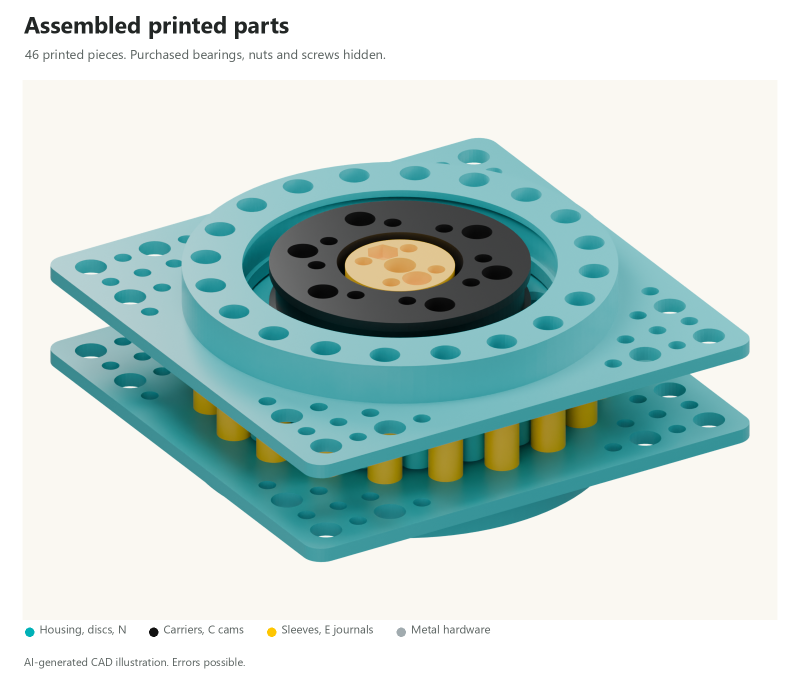
#> input picture presentation/images/printed-assembly.png, 1600 x 1360 px, given in place of supports.png, which was not available (shown at 1/2 size)
$ python nema17_geometry_preview.py ../presentation/images ../presentation/images/rounded.png
#> lines starting #> are read from the running program, lines starting #| are printed output that depends on the picture
"""Compose a concise geometry-review sheet from native mesh renders."""
from pathlib import Path
from PIL import Image, ImageDraw, ImageFont


def compose(folder, destination):
#> called with folder = '../presentation/images', destination = '../presentation/images/rounded.png'
    folder,destination=map(Path,(folder,destination))
    page=Image.new('RGB',(1600,1600),'#FAF9F5');draw=ImageDraw.Draw(page)
#> after `page = Image.new('RGB', (1600, 1600), '#FAF9F5')`:
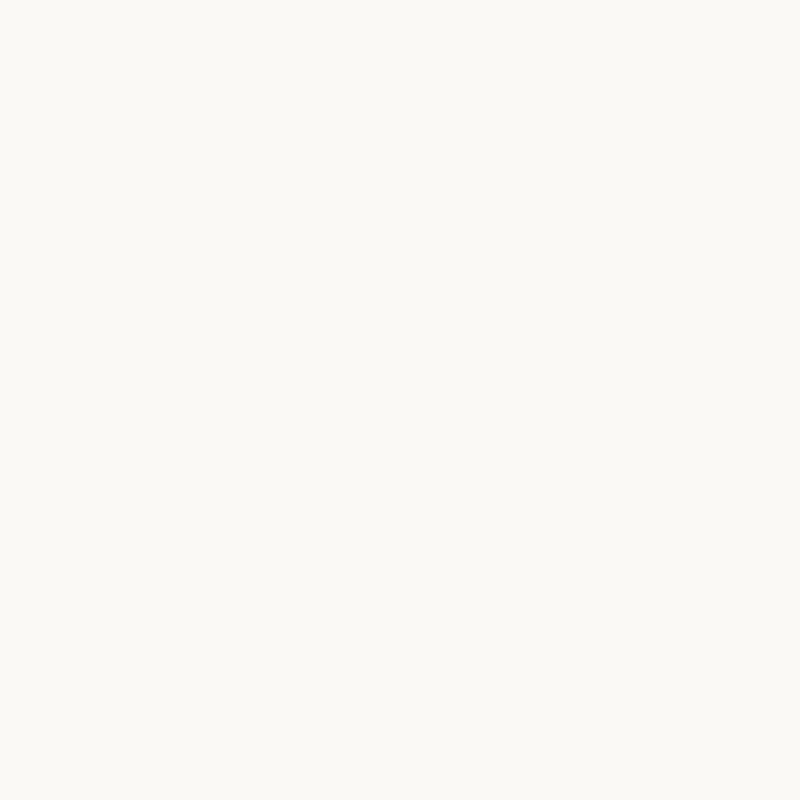
#> page: PIL image 1600x1600 RGB (shown at 1/2 size); mean R, G, B 250, 249, 245
    def text(x,y,value,size=28,bold=False,color='#20272A'):
        font=ImageFont.truetype('C:/Windows/Fonts/segoeuib.ttf' if bold else 'C:/Windows/Fonts/segoeui.ttf',size)
        draw.text((x,y),value,font=font,fill=color)
    def fit(name,box):
#> called with name = 'supports.png', box = (35, 210, 1530, 800)
        im=Image.open(folder/name).convert('RGBA');im=im.crop(im.getbbox())
        im.thumbnail((box[2],box[3]),Image.Resampling.LANCZOS)
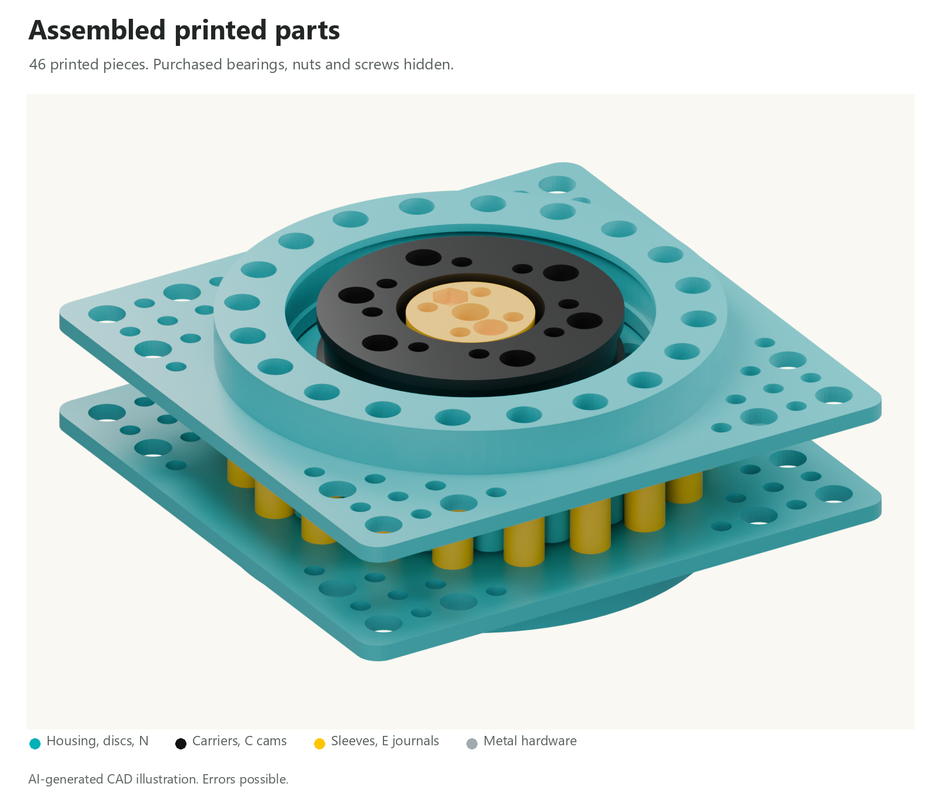
#> im: PIL image 941x800 RGBA; mean R, G, B, A 193.4, 213.1, 209.8, 255
        page.paste(im,(box[0]+(box[2]-im.width)//2,box[1]+(box[3]-im.height)//2),im)
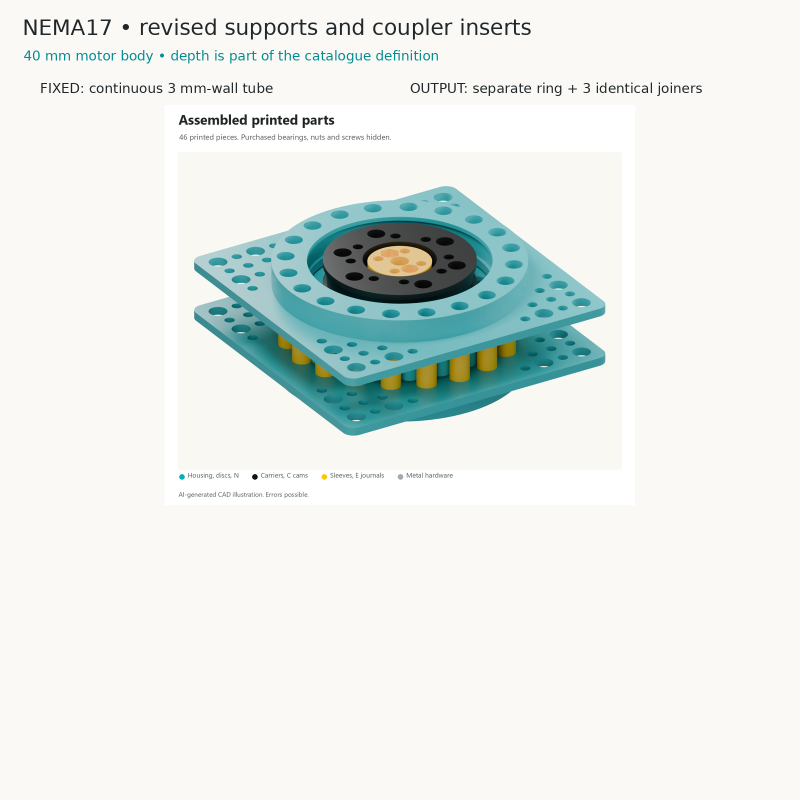
#> page: PIL image 1600x1600 RGB (shown at 1/2 size); mean R, G, B 231.8, 237.1, 233.4
    text(45,30,'NEMA17 • revised supports and coupler inserts',43,True)
    text(47,95,'40 mm motor body • depth is part of the catalogue definition',27,color='#008C91')
    text(80,160,'FIXED: continuous 3 mm-wall tube',27,True)
    text(820,160,'OUTPUT: separate ring + 3 identical joiners',27,True)
    fit('supports.png',(35,210,1530,800))
    draw.line((50,1040,1550,1040),fill='#D6DBD8',width=2)
    text(50,1060,'Matching 6704 innards: four M3 axes on a Ø16 mm bolt circle',30,True)
    fit('coupler_inserts.png',(80,1120,1440,350))
#> call 2 of fit, with name = 'coupler_inserts.png', box = (80, 1120, 1440, 350)
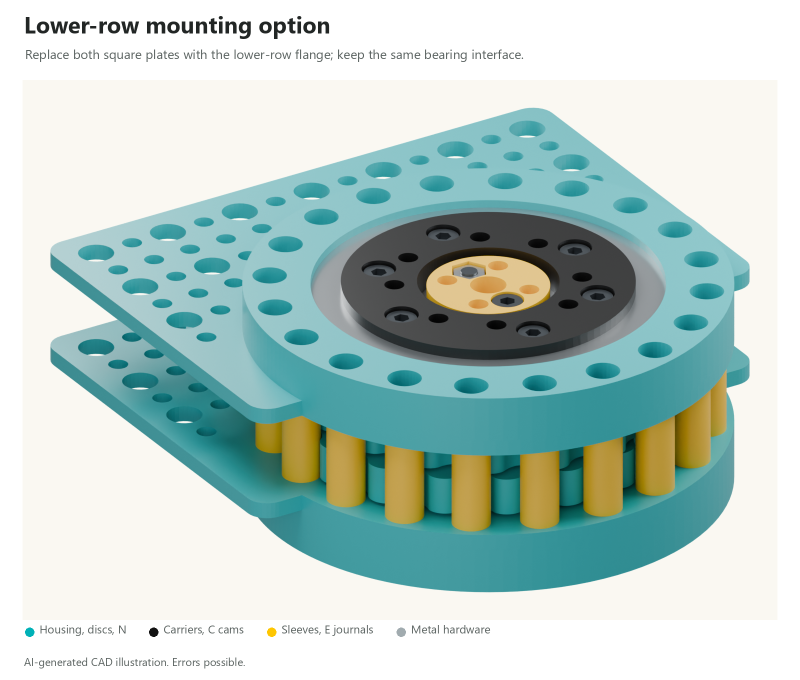
#> input picture presentation/images/rounded.png, 1600 x 1360 px, given in place of coupler_inserts.png, which was not available (shown at 1/2 size)
#> in fit (call 2), `im.thumbnail((box[2],box[3]),Image.Resampling.LANCZOS)`:
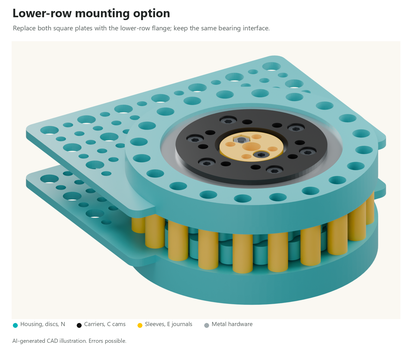
#> im: PIL image 412x350 RGBA; mean R, G, B, A 184.3, 205.2, 200, 255
#> in fit (call 2), `page.paste(im,(box[0]+(box[2]-im.width)//2,box[1]+(box[3]-im.height)//..`:
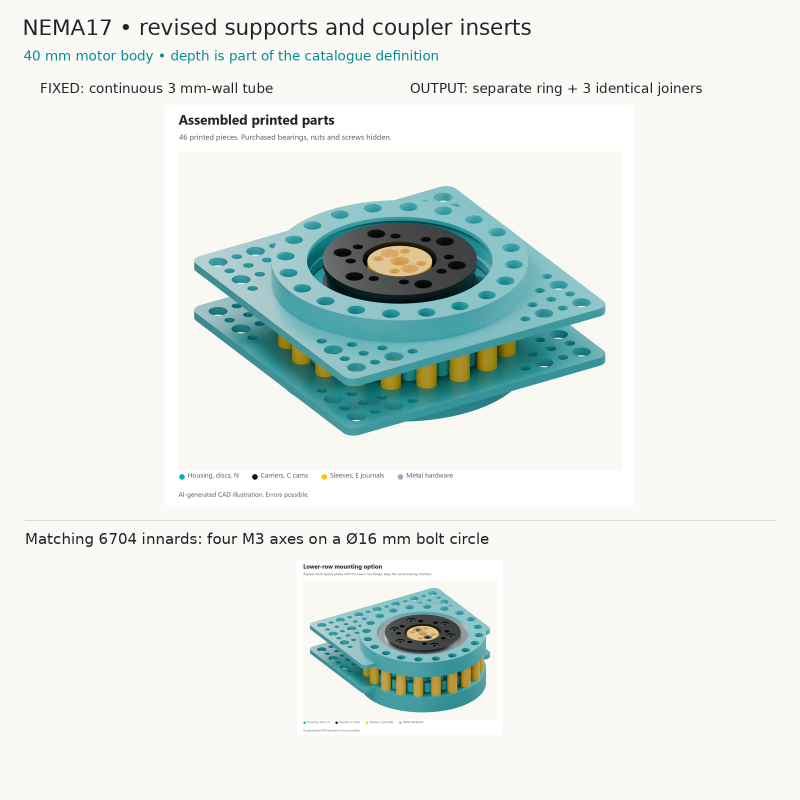
#> page: PIL image 1600x1600 RGB (shown at 1/2 size); mean R, G, B 227.6, 234.2, 230.4
    text(50,1500,'Conversion print only: 18 added or changed pieces; reuse the rest of the base gearbox.',26)
    text(50,1550,'AI-generated CAD illustration • Geometry review; assembly instructions have not been updated.',20,color='#637274')
    destination.parent.mkdir(parents=True,exist_ok=True);page.save(destination)
#> after `destination.parent.mkdir(parents=True, exist_ok=True)`:
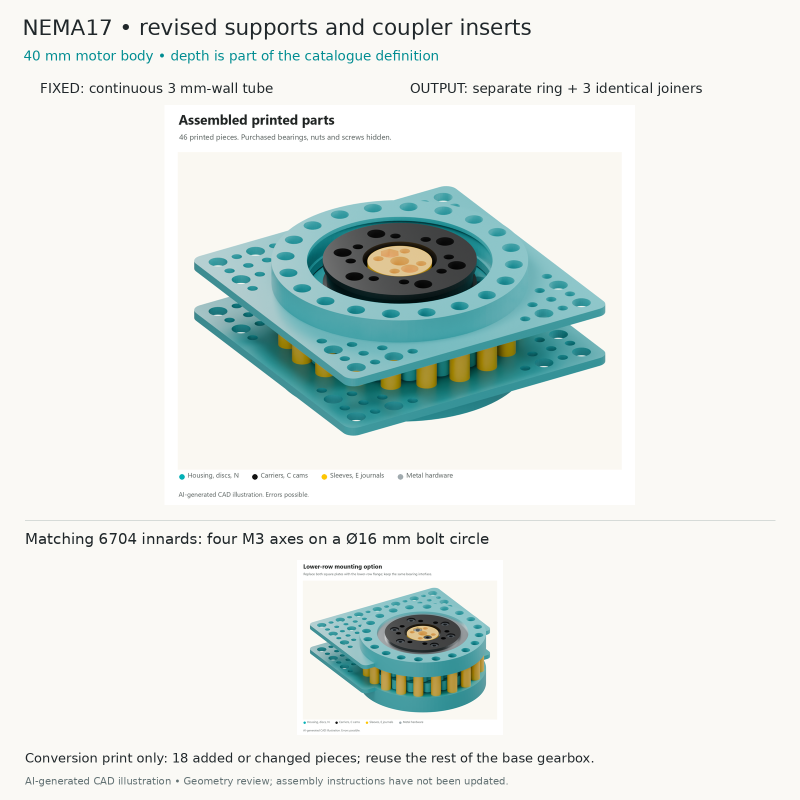
#> saved as rounded.png: PIL image 1600x1600 RGB (shown at 1/2 size); mean R, G, B 226.8, 233.5, 229.7


if __name__=='__main__':
    import sys
    compose(sys.argv[1],sys.argv[2])
